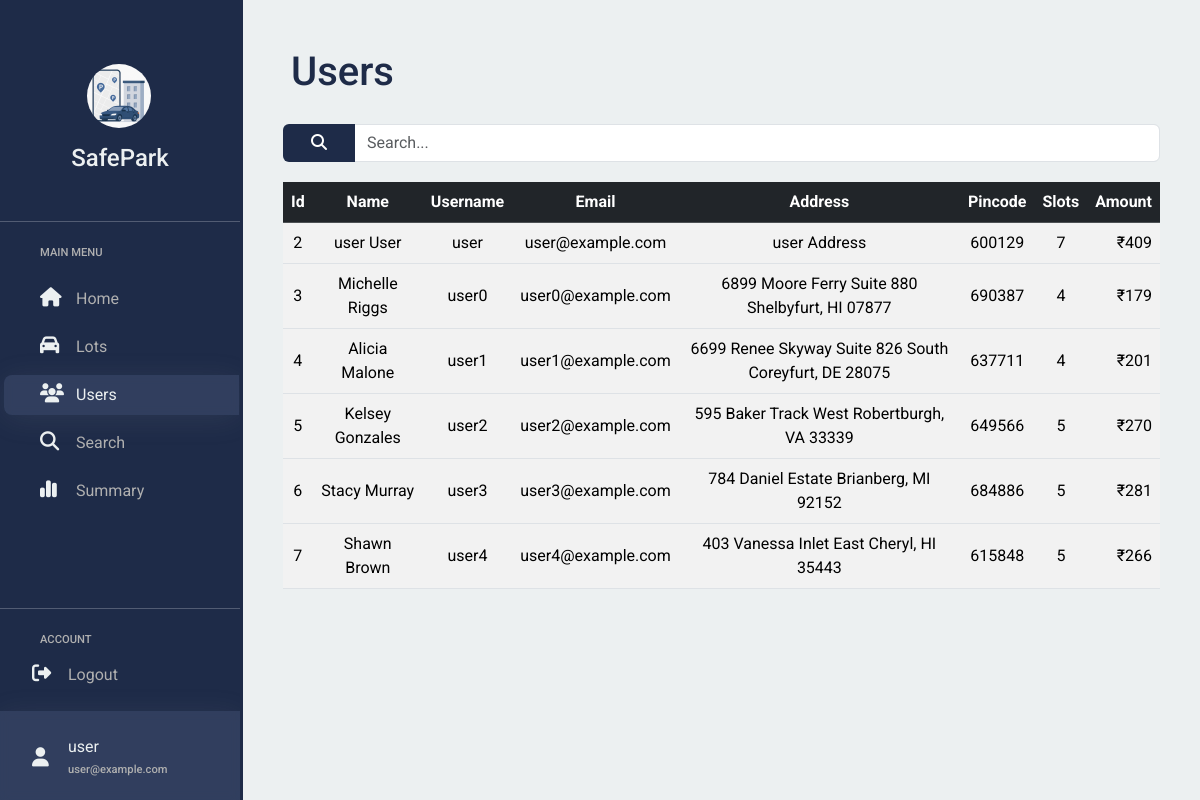
Page /admin/admin/users (signed in) on the committed database.
### models/model.py (models this page shows)
class User(db.Model, UserMixin):
    __tablename__ = 'user'
    id = db.Column(db.Integer, primary_key=True,autoincrement=True)
    name=db.Column(db.String(150))
    email=db.Column(db.String(150),nullable=False,unique=True)
    address=db.Column(db.String(150))
    username = db.Column(db.String(150), nullable=False, unique=True)
    password = db.Column(db.String(150),nullable=False)
    role = db.Column(db.String(50), default='user')
    pin_code=db.Column(db.Integer,nullable=False)
    reservation=db.relationship('Reservation',backref=db.backref('user',lazy=True))

### controllers/login_controller.py (the view)
@main.route('/<role>/<username>/users')
@login_required
def admin_users(role,username):
    print("here")
    if role=="admin":
        users=User.query.filter_by(role="user").all()
        return render_template("admin/admin_users.html",user=current_user,users=users)
    return redirect(url_for('main.dashboard',username=current_user.username,role=current_user.role))

### app.py (called while the page is built)
@login_manager.user_loader
def load_user(user_id):
    return User.query.get(int(user_id))

### templates/admin/admin_users.html (shortened to what this page needs)
{% extends "base/main_base.html" %}
{% block title2 %}
{% block title %}Users{% endblock %}
{% endblock %}
{% block side %}
<a href="{{url_for('main.dashboard',role=current_user.role, username=current_user.username)}}">
  <div class="ps-sm-3 my-1 ps-lg-4 ps-4 p-2 row inactive">
    <div class="col-1"><i class="fa-solid icon fa-house"></i></div>
    <div class="ps-4 col-6 d-sm-none d-lg-block grey">Home</div>
  </div>
</a>
<a href="{{url_for('main.lots',role=current_user.role, username=current_user.username)}}">
  <div class="ps-sm-3 my-1 ps-lg-4 ps-4 p-2 row inactive">
    <div class="col-1"><i class="fa-solid icon fa-car"></i></div>
    <div class="ps-4 col-6 d-sm-none d-lg-block grey">Lots</div>
  </div>
</a>
<a href="{{url_for('main.admin_users',role=current_user.role, username=current_user.username)}}">
  <div class="ps-sm-3 my-1 ps-lg-4 ps-4 p-2 row active">
    <div class="col-1"><i class="fa-solid icon fa-users"></i></div>
    <div class="ps-4 col-6 d-sm-none d-lg-block light">Users</div>
  </div>
</a>
<a href="{{url_for('main.search_all',role=current_user.role, username=current_user.username)}}">
  <div class="ps-sm-3 my-1 ps-lg-4 ps-4 p-2 row inactive">
    <div class="col-1"><i class="fa-solid icon fa-search"></i></div>
    <div class="ps-4 col-6 d-sm-none d-lg-block grey ">Search</div>
  </div>
</a>
<a href="{{url_for('main.summary',role=current_user.role, username=current_user.username)}}">
  <div class="ps-sm-3 my-1 ps-lg-4 ps-4 p-2 row inactive">
    <div class="col-1"><i class="fa-solid icon fa-chart-simple"></i></div>
    <div class="ps-4 col-6 d-sm-none d-lg-block grey ">Summary</div>
  </div>
</a>
{% endblock %}
{% block search %}
  <form action="{{url_for('main.search_user',role=current_user.role, username=current_user.username)}}" method="POST" >
     <div class="d-flex ps-3 pe-3 flex-row gap-2">
    <div class="input-group mb-3">
      <button class="btn btn-primary" value="Search" type="submit"><i class="fa fa-search" ></i></button>
      <input type="text" class="form-control" placeholder="Search..." name="search">
    </div>
    </form>
 </div>
{% endblock %}
{% block mainblock %}
{% if users %}
<div class="table-responsive p-3 pt-1">
  <table class="table table-striped table-hover align-middle">
    <thead class="table-dark">
      <tr>
        <th>Id</th>
        <th  class="d-none d-sm-table-cell  d-lg-none d-xl-table-cell">Name</th>
        <th>Username</th>
        <th  class="d-none d-lg-table-cell">Email</th>
        <th  class="d-none d-lg-table-cell">Address</th>
        <th  class="d-none d-lg-table-cell">Pincode</th>
        <th>Slots</th>
        <th class="text-center"> Amount</th>
      </tr>
    </thead>
    <tbody>
      {% for user in users %}
      <tr>
        <td>{{user.id}}</td>
        <td class="d-none d-sm-table-cell d-lg-none d-xl-table-cell">{{ user.name }}</td>
        <td>{{ user.username }}</td>
        <td class="d-none d-lg-table-cell">{{ user.email }}</td>
        <td class="d-none d-lg-table-cell ">{{user.address}}</td>
        <td class="d-none d-lg-table-cell">{{user.pin_code}}</td>
        <td class="text-center">{{user.reservation|length}}</td>
        <td class="text-end">₹{{user.reservation | map(attribute="price_earned") | sum}}</td>
      </tr>
      {% endfor %}
    </tbody>
  </table>
</div>
{% else %}{% if not search %}
No users found.
{% endif %}{% endif %}
{% endblock %}

### templates/base/main_base.html (shortened to what this page needs)
{% extends "base/base.html" %} {% block head_extra %}
<link rel="stylesheet" href="{{ url_for('static', filename='css/dashboard.css') }}" />
{% endblock %} {% block body %}
<div class="d-flex p-0 bg container-fluid">
  <div class="d-none d-sm-block side">
    <nav class="navbar p-0 h-100">
      <div class="bg p-0 h-100 side d-flex flex-column">
        <div class="p-0 pt-lg-5 p-lg-4 pt-sm-3 d-flex align-self-center">
          <a href="{{url_for('main.dashboard',role=current_user.role, username=current_user.username)}}">
            <div class="p-lg-3 align-self-center">
              <img src="/static/images/icon.png" class="icon-img" />
            </div>
            <div class="p-0  pb-2 light">
              <h4 class="d-sm-none d-lg-block">SafePark</h4>
            </div>
          </a>
        </div>
        <hr class="d-sm-block my-2 light">
        <div class="ps-3  pt-sm-3 pt-lg-2  d-flex flex-column">
          <h6 class="ps-4 p-2 d-sm-none d-lg-block">MAIN MENU</h6>
          {% block side %}{% endblock %}
        </div>
        <div class="mt-auto pb-0">
          <hr class="light" />
          <div class="p-3 p-sm-0 ps-sm-3 pb-sm-3 pt-0">
            <h6 class="ps-4 p-2 pb-0 d-sm-none d-lg-block">ACCOUNT</h6>
            <a href="{{url_for('main.login')}}">
              <div class="ps-sm-3 ps-4 p-2 row inactive logout">
                <div class="col-1">
                  <i class="fa-solid icon fa-right-from-bracket"></i>
                </div>
                <div class="ps-4 col-6 light grey d-sm-none d-lg-block">Logout</div>
              </div>
            </a>
          </div>
          <div class="p-3 pb-2 my-0 footer">
            <a href="{{url_for('main.profile',role=current_user.role, username=current_user.username)}}">
              <div class="ps-4 p-2 ps-sm-3  row d-flex align-items-center">
                <div class="col-1"><i class="fa-solid icon fa-user"></i></div>
                <div class="ps-4 col-6 d-sm-none d-lg-block light">
                  <div class="">{{current_user.username}}</div>
                  <div class="pt-1">
                    <h6>{{current_user.email}}</h6>
                  </div>
                </div>
              </div>
            </a>
          </div>
        </div>
      </div>
    </nav>
  </div>
  <div class="col-8 flex-grow-1 light-bg main">
    <div data-bs-spy="scroll" data-bs-target="#navbar-example3" data-bs-smooth-scroll="true" class="scrollspy-example-2"
      tabindex="0">
      <div>
        <h1 class="dark pt-lg-2 ps-4 pb-sm-1 my-4 pb-3"><div class="ps-4 pt-3">{% block title2 %}{% endblock %}</div></h1>
      </div>
<div class="ps-4 text-center pe-4">
      {% block search %}
      {% endblock %}
        {% block mainblock %}{% endblock %}
      </div>
    </div>
  </div>
{% endblock %}

### static/css/dashboard.css (style rules this page uses)
:root { --dark-main:#1E2B48; --bg:#ECF0F1; --light-main: #ffffff; --grey:rgb(176, 176, 176); --border-radius:0.3rem; --orange:#f39c12; --text:"Roboto",sans-serif; }
* { font-family: var(--text); }
a { text-decoration: none; }
.light { color:var(--bg); }
.dark { color:var(--dark-main) }
.icon-img { height:4rem; width:4rem; border-radius: 50%; }
.light-bg { background: var(--bg); }
.bg { background: var(--dark-main); width:100%; }
.icon { font-size: 1.2rem; color: var(--bg); }
.btn { border:none; width:4.5rem; }
.btn-primary { background: var(--dark-main); }
.main { min-height:100vh; z-index: 1; position: relative; margin-top: 70px; }
h6 { font-size: 0.7rem; color: var(--grey); }
.side { width:243px; }
.active,.inactive { width:105%; border-top-left-radius: 8px; border-bottom-left-radius: 8px; }
.grey { color:var(--grey); }
.active,.footer { background: rgba(78, 94, 127, 0.4); box-shadow: 0 4px 30px rgba(180, 180, 180, 0.1); backdrop-filter: blur(5px); -webkit-backdrop-filter: blur(5px); }
@media (min-width: 991.98px) { .main { margin-top: 0px; } }
@media (min-width: 991.98px) { .side nav.navbar { position: fixed; top: 0; bottom: 0; left: 0; width: 240px; z-index: 1030; background-color: var(--dark-main); overflow-y: auto; } }

### rows in the picture
User: username "user", email "user@example.com", id "2", name "user User", address "user Address", pin_code "600129", reservation|length "7", reservation|map "409"
User: id "3", name "Michelle Riggs", username "user0", email "user0@example.com", address "6899 Moore Ferry Suite 880 Shelbyfurt, HI 07877", pin_code "690387", reservation|length "4", reservation|map "179"
User: id "4", name "Alicia Malone", username "user1", email "user1@example.com", address "6699 Renee Skyway Suite 826 South Coreyfurt, DE 28075", pin_code "637711", reservation|length "4", reservation|map "201"
User: id "5", name "Kelsey Gonzales", username "user2", email "user2@example.com", address "595 Baker Track West Robertburgh, VA 33339", pin_code "649566", reservation|length "5", reservation|map "270"
User: id "6", name "Stacy Murray", username "user3", email "user3@example.com", address "784 Daniel Estate Brianberg, MI 92152", pin_code "684886", reservation|length "5", reservation|map "281"
User: id "7", name "Shawn Brown", username "user4", email "user4@example.com", address "403 Vanessa Inlet East Cheryl, HI 35443", pin_code "615848", reservation|length "5", reservation|map "266"
